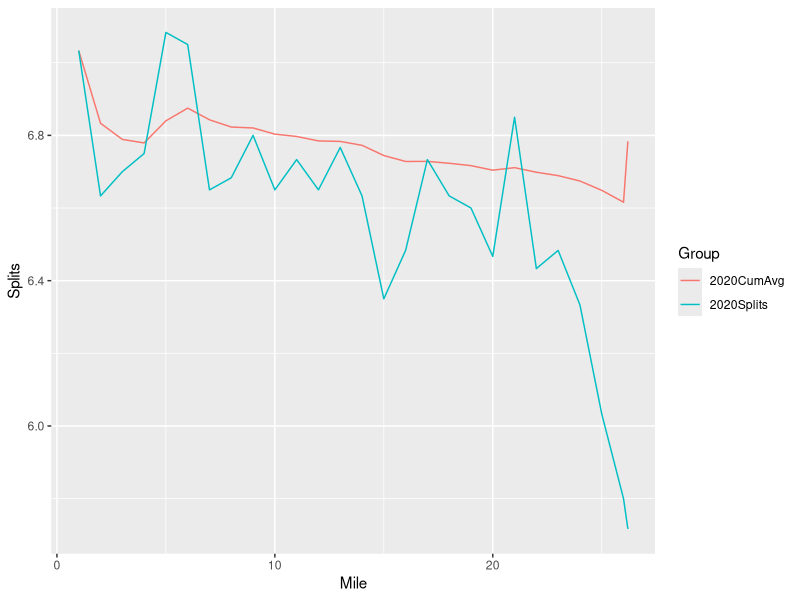

The R source for this figure:
library( ggplot2 )


marathonLaps <- c( 1:26, 26.2 )

la2020 <- c( "7:02", "6:38", "6:42", "6:45", "7:05", "7:03", "6:39", "6:41", "6:48", "6:39", "6:44", "6:39", "6:46",
             "6:38", "6:21", "6:29", "6:44", "6:38", "6:36", "6:28", "6:51", "6:26", "6:29", "6:20", "6:02", "5:48",
             "5:43" )

la2020 <- sapply( strsplit( la2020, ":" ),
  function(x) {
    x <- as.numeric(x)
    x[1]+x[2]/60
    }
)

la2020_cumAvg <- cumsum( la2020 ) / marathonLaps

la_df <- data.frame( Mile = as.numeric( marathonLaps ),
                     Splits = c( la2020, la2020_cumAvg ),
                     Group = as.factor( c( rep( "2020Splits", length( marathonLaps ) ),
                                           rep( "2020CumAvg", length( marathonLaps ) )
                                      ) )
                         )

myPlot <- ggplot( data = la_df ) +
          geom_line( aes( x = Mile, y = Splits, color = Group ) )

ggsave( "/Users/ntustison/Desktop/la2020.pdf", myPlot, height = 3, width = 7, units = 'in' )